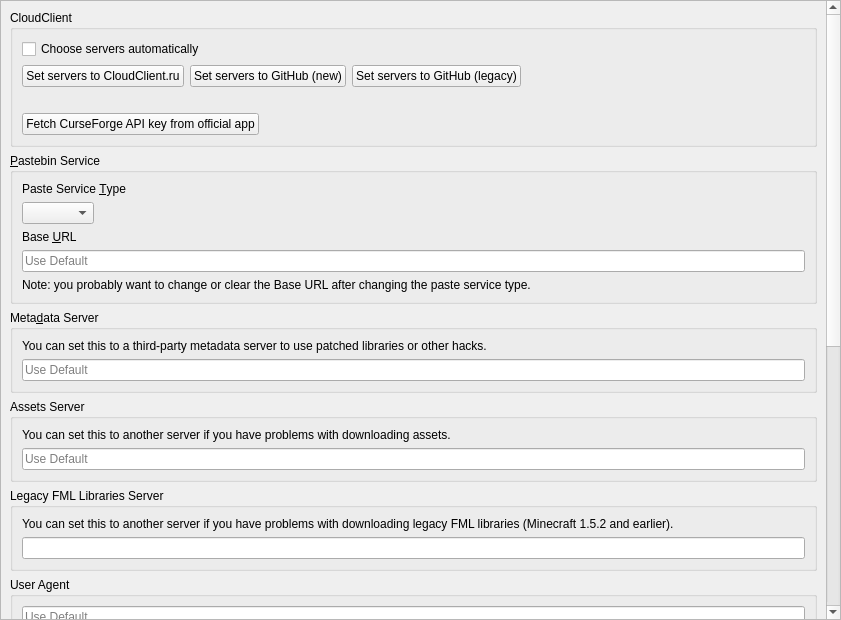
<?xml version="1.0" encoding="UTF-8"?>
<ui version="4.0">
 <class>APIPage</class>
 <widget class="QWidget" name="APIPage">
  <property name="geometry">
   <rect>
    <x>0</x>
    <y>0</y>
    <width>841</width>
    <height>620</height>
   </rect>
  </property>
  <layout class="QVBoxLayout" name="verticalLayout_2">
   <property name="leftMargin">
    <number>0</number>
   </property>
   <property name="topMargin">
    <number>0</number>
   </property>
   <property name="rightMargin">
    <number>0</number>
   </property>
   <property name="bottomMargin">
    <number>0</number>
   </property>
   <item>
    <widget class="QScrollArea" name="scrollArea">
     <property name="widgetResizable">
      <bool>true</bool>
     </property>
     <widget class="QWidget" name="scrollAreaWidgetContents">
      <property name="geometry">
       <rect>
        <x>0</x>
        <y>0</y>
        <width>820</width>
        <height>1260</height>
       </rect>
      </property>
      <layout class="QVBoxLayout" name="verticalLayout">
       <item>
        <widget class="QGroupBox" name="groupBox_Cloud">
         <property name="title">
          <string>CloudClient</string>
         </property>
         <layout class="QVBoxLayout" name="verticalLayout_9">
          <item>
           <widget class="QCheckBox" name="autoServersCheckBox">
            <property name="text">
             <string>Choose servers automatically</string>
            </property>
           </widget>
          </item>
          <item>
           <layout class="QHBoxLayout" name="horizontalLayout">
            <item>
             <widget class="QPushButton" name="setHostedServers">
              <property name="sizePolicy">
               <sizepolicy hsizetype="Fixed" vsizetype="Fixed">
                <horstretch>0</horstretch>
                <verstretch>0</verstretch>
               </sizepolicy>
              </property>
              <property name="text">
               <string>Set servers to CloudClient.ru</string>
              </property>
             </widget>
            </item>
            <item>
             <widget class="QPushButton" name="setGitHubNew">
              <property name="sizePolicy">
               <sizepolicy hsizetype="Fixed" vsizetype="Fixed">
                <horstretch>0</horstretch>
                <verstretch>0</verstretch>
               </sizepolicy>
              </property>
              <property name="text">
               <string>Set servers to GitHub (new)</string>
              </property>
             </widget>
            </item>
            <item>
             <widget class="QPushButton" name="setGitHubOld">
              <property name="sizePolicy">
               <sizepolicy hsizetype="Fixed" vsizetype="Fixed">
                <horstretch>0</horstretch>
                <verstretch>0</verstretch>
               </sizepolicy>
              </property>
              <property name="text">
               <string>Set servers to GitHub (legacy)</string>
              </property>
             </widget>
            </item>
            <item>
             <spacer name="horizontalSpacer">
              <property name="orientation">
               <enum>Qt::Orientation::Horizontal</enum>
              </property>
              <property name="sizeHint" stdset="0">
               <size>
                <width>40</width>
                <height>20</height>
               </size>
              </property>
             </spacer>
            </item>
           </layout>
          </item>
          <item>
           <spacer name="horizontalSpacer_2">
            <property name="orientation">
             <enum>Qt::Orientation::Horizontal</enum>
            </property>
            <property name="sizeHint" stdset="0">
             <size>
              <width>40</width>
              <height>20</height>
             </size>
            </property>
           </spacer>
          </item>
          <item>
           <widget class="QPushButton" name="fetchFlameKey">
            <property name="sizePolicy">
             <sizepolicy hsizetype="Fixed" vsizetype="Fixed">
              <horstretch>0</horstretch>
              <verstretch>0</verstretch>
             </sizepolicy>
            </property>
            <property name="toolTip">
             <string>Allows the launcher to download all CurseForge modpacks and mods directly</string>
            </property>
            <property name="text">
             <string>Fetch CurseForge API key from official app</string>
            </property>
           </widget>
          </item>
         </layout>
        </widget>
       </item>
       <item>
        <widget class="QGroupBox" name="groupBox_paste">
         <property name="title">
          <string>&amp;Pastebin Service</string>
         </property>
         <layout class="QVBoxLayout" name="verticalLayout_3">
          <item>
           <widget class="QLabel" name="pasteServiceTypeLabel">
            <property name="text">
             <string>Paste Service &amp;Type</string>
            </property>
            <property name="buddy">
             <cstring>pasteTypeComboBox</cstring>
            </property>
           </widget>
          </item>
          <item>
           <widget class="QComboBox" name="pasteTypeComboBox">
            <property name="sizePolicy">
             <sizepolicy hsizetype="Maximum" vsizetype="Fixed">
              <horstretch>0</horstretch>
              <verstretch>0</verstretch>
             </sizepolicy>
            </property>
           </widget>
          </item>
          <item>
           <widget class="QLabel" name="baseURLLabel">
            <property name="text">
             <string>Base &amp;URL</string>
            </property>
            <property name="buddy">
             <cstring>baseURLEntry</cstring>
            </property>
           </widget>
          </item>
          <item>
           <widget class="QLineEdit" name="baseURLEntry">
            <property name="placeholderText">
             <string>Use Default</string>
            </property>
            <property name="clearButtonEnabled">
             <bool>true</bool>
            </property>
           </widget>
          </item>
          <item>
           <widget class="QLabel" name="baseURLNote">
            <property name="text">
             <string>Note: you probably want to change or clear the Base URL after changing the paste service type.</string>
            </property>
            <property name="wordWrap">
             <bool>true</bool>
            </property>
           </widget>
          </item>
         </layout>
        </widget>
       </item>
       <item>
        <widget class="QGroupBox" name="groupBox_meta">
         <property name="title">
          <string>Meta&amp;data Server</string>
         </property>
         <layout class="QVBoxLayout" name="verticalLayout_5">
          <item>
           <widget class="QLabel" name="label_6">
            <property name="text">
             <string>You can set this to a third-party metadata server to use patched libraries or other hacks.</string>
            </property>
            <property name="textFormat">
             <enum>Qt::TextFormat::RichText</enum>
            </property>
            <property name="wordWrap">
             <bool>true</bool>
            </property>
            <property name="openExternalLinks">
             <bool>true</bool>
            </property>
           </widget>
          </item>
          <item>
           <widget class="QLineEdit" name="metaURL">
            <property name="placeholderText">
             <string>Use Default</string>
            </property>
           </widget>
          </item>
         </layout>
        </widget>
       </item>
       <item>
        <widget class="QGroupBox" name="groupBox_assets">
         <property name="title">
          <string>Assets Server</string>
         </property>
         <layout class="QVBoxLayout" name="verticalLayout_6">
          <item>
           <widget class="QLabel" name="label_7">
            <property name="text">
             <string>You can set this to another server if you have problems with downloading assets.</string>
            </property>
            <property name="textFormat">
             <enum>Qt::TextFormat::RichText</enum>
            </property>
            <property name="wordWrap">
             <bool>true</bool>
            </property>
            <property name="openExternalLinks">
             <bool>true</bool>
            </property>
           </widget>
          </item>
          <item>
           <widget class="QLineEdit" name="resourceURL">
            <property name="placeholderText">
             <string>Use Default</string>
            </property>
           </widget>
          </item>
         </layout>
        </widget>
       </item>
       <item>
        <widget class="QGroupBox" name="groupBox_fmllibs">
         <property name="title">
          <string>Legacy FML Libraries Server</string>
         </property>
         <layout class="QVBoxLayout" name="verticalLayout_8">
          <item>
           <widget class="QLabel" name="label">
            <property name="text">
             <string>You can set this to another server if you have problems with downloading legacy FML libraries (Minecraft 1.5.2 and earlier).</string>
            </property>
            <property name="textFormat">
             <enum>Qt::TextFormat::RichText</enum>
            </property>
            <property name="wordWrap">
             <bool>true</bool>
            </property>
            <property name="openExternalLinks">
             <bool>true</bool>
            </property>
           </widget>
          </item>
          <item>
           <widget class="QLineEdit" name="legacyFMLLibsURL"/>
          </item>
         </layout>
        </widget>
       </item>
       <item>
        <widget class="QGroupBox" name="groupBox_ua">
         <property name="minimumSize">
          <size>
           <width>0</width>
           <height>0</height>
          </size>
         </property>
         <property name="title">
          <string>User Agent</string>
         </property>
         <layout class="QVBoxLayout" name="verticalLayout_7">
          <item>
           <widget class="QLineEdit" name="userAgentLineEdit">
            <property name="placeholderText">
             <string>Use Default</string>
            </property>
           </widget>
          </item>
          <item>
           <widget class="QLabel" name="userAgentLabel">
            <property name="text">
             <string>Enter a custom User Agent here. The special string $LAUNCHER_VER will be replaced with the version of the launcher.</string>
            </property>
            <property name="wordWrap">
             <bool>true</bool>
            </property>
           </widget>
          </item>
         </layout>
        </widget>
       </item>
       <item>
        <widget class="QGroupBox" name="groupBox_msa">
         <property name="title">
          <string>&amp;API Keys</string>
         </property>
         <layout class="QVBoxLayout" name="verticalLayout_4">
          <item>
           <widget class="QLabel" name="msaClientIDLabel">
            <property name="text">
             <string>&amp;Microsoft Authentication</string>
            </property>
            <property name="textFormat">
             <enum>Qt::TextFormat::RichText</enum>
            </property>
            <property name="wordWrap">
             <bool>true</bool>
            </property>
            <property name="openExternalLinks">
             <bool>true</bool>
            </property>
            <property name="buddy">
             <cstring>msaClientID</cstring>
            </property>
           </widget>
          </item>
          <item>
           <widget class="QLineEdit" name="msaClientID">
            <property name="placeholderText">
             <string>Use Default</string>
            </property>
           </widget>
          </item>
          <item>
           <widget class="QLabel" name="label_3">
            <property name="text">
             <string>Note: you probably don't need to set this if logging in via Microsoft Authentication already works.</string>
            </property>
            <property name="textFormat">
             <enum>Qt::TextFormat::RichText</enum>
            </property>
            <property name="wordWrap">
             <bool>true</bool>
            </property>
           </widget>
          </item>
          <item>
           <spacer name="verticalSpacer">
            <property name="orientation">
             <enum>Qt::Orientation::Vertical</enum>
            </property>
            <property name="sizeType">
             <enum>QSizePolicy::Policy::Fixed</enum>
            </property>
            <property name="sizeHint" stdset="0">
             <size>
              <width>0</width>
              <height>6</height>
             </size>
            </property>
           </spacer>
          </item>
          <item>
           <widget class="QLabel" name="elyClientIDLabel">
            <property name="text">
             <string>&amp;Ely.by Authentication</string>
            </property>
            <property name="textFormat">
             <enum>Qt::TextFormat::RichText</enum>
            </property>
            <property name="wordWrap">
             <bool>true</bool>
            </property>
            <property name="openExternalLinks">
             <bool>true</bool>
            </property>
            <property name="buddy">
             <cstring>elyClientID</cstring>
            </property>
           </widget>
          </item>
          <item>
           <widget class="QLineEdit" name="elyClientID">
            <property name="placeholderText">
             <string>Use Default</string>
            </property>
           </widget>
          </item>
          <item>
           <widget class="QLabel" name="label_31">
            <property name="text">
             <string>Note: you probably don't need to set this if logging in via Ely.by Authentication already works.</string>
            </property>
            <property name="textFormat">
             <enum>Qt::TextFormat::RichText</enum>
            </property>
            <property name="wordWrap">
             <bool>true</bool>
            </property>
           </widget>
          </item>
          <item>
           <spacer name="verticalSpacer_1">
            <property name="orientation">
             <enum>Qt::Orientation::Vertical</enum>
            </property>
            <property name="sizeType">
             <enum>QSizePolicy::Policy::Fixed</enum>
            </property>
            <property name="sizeHint" stdset="0">
             <size>
              <width>0</width>
              <height>6</height>
             </size>
            </property>
           </spacer>
          </item>
          <item>
           <widget class="QLabel" name="modrinthTokenLabel">
            <property name="text">
             <string>Mod&amp;rinth</string>
            </property>
            <property name="textFormat">
             <enum>Qt::TextFormat::RichText</enum>
            </property>
            <property name="wordWrap">
             <bool>true</bool>
            </property>
            <property name="openExternalLinks">
             <bool>true</bool>
            </property>
            <property name="buddy">
             <cstring>modrinthToken</cstring>
            </property>
           </widget>
          </item>
          <item>
           <widget class="QLineEdit" name="modrinthToken">
            <property name="enabled">
             <bool>true</bool>
            </property>
            <property name="placeholderText">
             <string>Use None</string>
            </property>
           </widget>
          </item>
          <item>
           <widget class="QLabel" name="label_8">
            <property name="text">
             <string>&lt;html&gt;&lt;head/&gt;&lt;body&gt;&lt;p&gt;Note: you only need to set this to access private data. Read the &lt;a href=&quot;https://docs.modrinth.com/api/#authentication&quot;&gt;documentation&lt;/a&gt; for more information.&lt;/p&gt;&lt;/body&gt;&lt;/html&gt;</string>
            </property>
            <property name="wordWrap">
             <bool>true</bool>
            </property>
            <property name="openExternalLinks">
             <bool>true</bool>
            </property>
           </widget>
          </item>
          <item>
           <spacer name="verticalSpacer_4">
            <property name="orientation">
             <enum>Qt::Orientation::Vertical</enum>
            </property>
            <property name="sizeType">
             <enum>QSizePolicy::Policy::Fixed</enum>
            </property>
            <property name="sizeHint" stdset="0">
             <size>
              <width>0</width>
              <height>6</height>
             </size>
            </property>
           </spacer>
          </item>
          <item>
           <widget class="QLabel" name="flameKeyLabel">
            <property name="text">
             <string>&amp;CurseForge</string>
            </property>
            <property name="textFormat">
             <enum>Qt::TextFormat::RichText</enum>
            </property>
            <property name="wordWrap">
             <bool>true</bool>
            </property>
            <property name="openExternalLinks">
             <bool>true</bool>
            </property>
            <property name="buddy">
             <cstring>flameKey</cstring>
            </property>
           </widget>
          </item>
          <item>
           <widget class="QLineEdit" name="flameKey">
            <property name="enabled">
             <bool>true</bool>
            </property>
            <property name="placeholderText">
             <string>Use Default</string>
            </property>
           </widget>
          </item>
          <item>
           <widget class="QLabel" name="label_10">
            <property name="text">
             <string>Note: you probably don't need to set this if CurseForge already works.</string>
            </property>
            <property name="wordWrap">
             <bool>true</bool>
            </property>
           </widget>
          </item>
          <item>
           <widget class="QCheckBox" name="FallbackMRBlockedMods">
            <property name="text">
             <string>Enable fallback to Modrinth for blocked mods</string>
            </property>
           </widget>
          </item>
          <item>
           <spacer name="verticalSpacer_3">
            <property name="orientation">
             <enum>Qt::Orientation::Vertical</enum>
            </property>
            <property name="sizeType">
             <enum>QSizePolicy::Policy::Fixed</enum>
            </property>
            <property name="sizeHint" stdset="0">
             <size>
              <width>0</width>
              <height>6</height>
             </size>
            </property>
           </spacer>
          </item>
          <item>
           <widget class="QLabel" name="label_12">
            <property name="text">
             <string>&amp;Technic</string>
            </property>
            <property name="buddy">
             <cstring>technicClientID</cstring>
            </property>
           </widget>
          </item>
          <item>
           <widget class="QLineEdit" name="technicClientID">
            <property name="placeholderText">
             <string>Use Default</string>
            </property>
           </widget>
          </item>
          <item>
           <widget class="QLabel" name="label_11">
            <property name="text">
             <string>&lt;html&gt;&lt;head/&gt;&lt;body&gt;&lt;p&gt;Note: you only need to set this to access private data.&lt;/p&gt;&lt;/body&gt;&lt;/html&gt;</string>
            </property>
            <property name="wordWrap">
             <bool>true</bool>
            </property>
           </widget>
          </item>
         </layout>
        </widget>
       </item>
       <item>
        <spacer name="verticalSpacer_2">
         <property name="orientation">
          <enum>Qt::Orientation::Vertical</enum>
         </property>
         <property name="sizeHint" stdset="0">
          <size>
           <width>0</width>
           <height>0</height>
          </size>
         </property>
        </spacer>
       </item>
      </layout>
     </widget>
    </widget>
   </item>
  </layout>
 </widget>
 <resources/>
 <connections/>
</ui>
